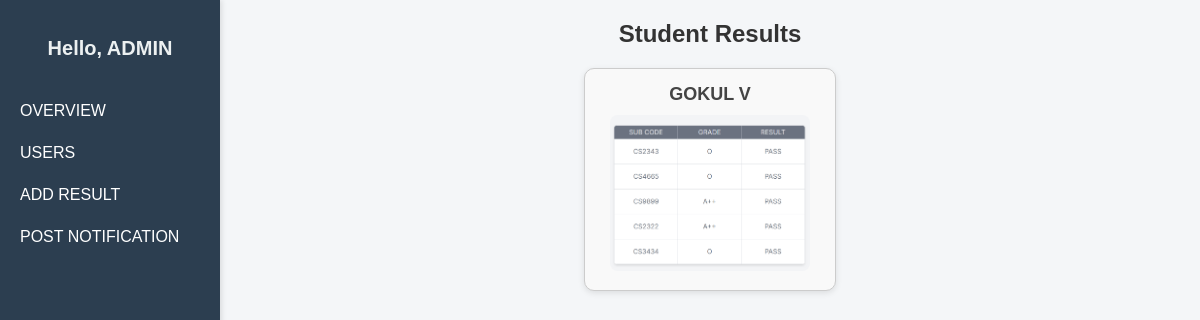
The app's page /view_result/10/ with its own data.
### app/models.py (models this page shows, shortened)
class Results(models.Model):
    Users=models.ForeignKey(Users,on_delete=models.CASCADE)
    result=models.FileField(upload_to='results')

class Users(models.Model):
    name=models.CharField(max_length=50)
    reg_no=models.IntegerField(max_length=50)
    department=models.CharField(max_length=50,null=True)
    year_of_Study=models.CharField(max_length=50,null=True)
    clg_name=models.CharField(max_length=50)
    university_name=models.CharField(max_length=50)
    dob=models.CharField(max_length=50)

### app/views.py (the view)
# urls.py: path('view_result/<int:id>/',views.view_result,name="view_result"),
def view_result(request, id):
    results = Results.objects.filter(Users=id)
    return render(request,'view_result.html',{"results":results})

### app/templates/view_result.html
{% extends 'admin_dashboard.html' %}
{% block content %}
<h2 style="text-align:center; margin-bottom: 20px; color:#333;">Student Results</h2>
<div style="display: flex; flex-wrap: wrap; gap: 20px; justify-content: center;">
    {% for result in results %}
        <div style="border: 1px solid #ccc; border-radius: 10px; padding: 15px; text-align: center; width: 220px; background: #f9f9f9; box-shadow: 0 2px 6px rgba(0,0,0,0.1);">
            <h3 style="margin-bottom: 10px; font-size: 18px; color:#444;">
                {{ result.Users.name }}
            </h3>
            <img src="{{ result.result.url }}" alt="Result" style="width: 200px; height: auto; border-radius: 8px;">
        </div>
    {% endfor %}
</div>
{% endblock %}

### app/templates/admin_dashboard.html (style rules this page uses)
body { margin: 0; font-family: Arial, sans-serif; display: flex; min-height: 100vh; background: #f4f6f8; transition: background 0.3s; }
.content h1, .content h2, .content h3 { margin-top: 0; transition: color 0.3s; }

### records on screen
Results: Users.name "GOKUL V", result (picture)
